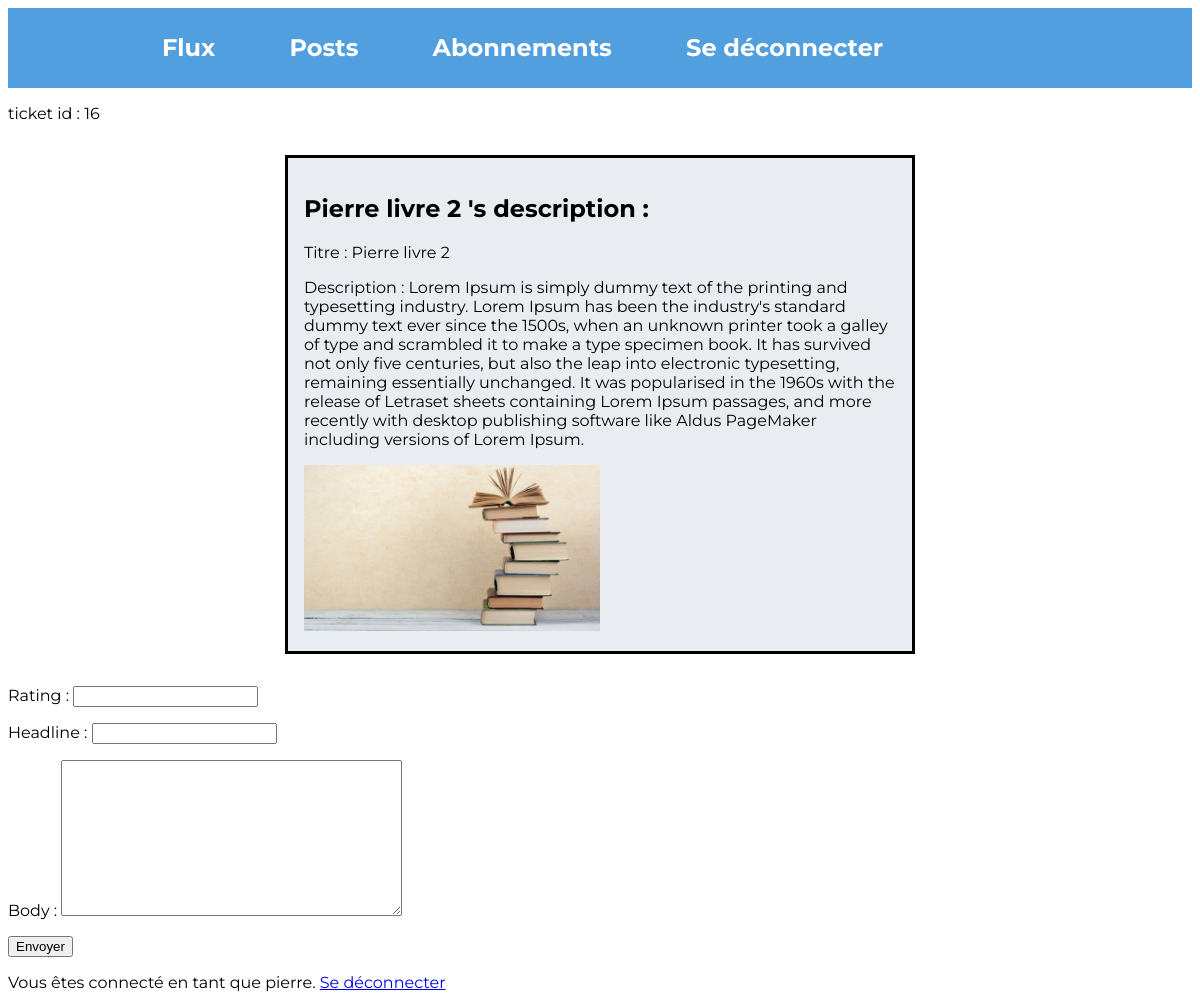
/tickets/16/add/review (signed in), run on the app's committed database.
### litreview_app/models.py (models this page shows, shortened)
class Ticket(models.Model):
    name = models.CharField(max_length=100)
    description = models.TextField()
    image = models.ImageField(upload_to='ticket_img')
    user = models.ForeignKey(
        to=settings.AUTH_USER_MODEL, on_delete=models.CASCADE)
    time_created = models.DateTimeField(auto_now_add=True)
    @property
    def has_review(self):
        return self.review_set.exists()

### authentication_app/models.py (models this page shows)
class User(AbstractUser):
    pass

### litreview_app/views.py (the view)
# urls.py: path('tickets/<int:id>/add/review', litreview_app.views.ticket_add_review, name='ticket_add_review'),
@login_required
def ticket_add_review(request, id):
    ticket = Ticket.objects.get(id=id)
    if ticket.has_review:
        raise PermissionDenied()
    if request.method == 'POST':
        form = ReviewForTicketFrom(request.POST, request.FILES, user=request.user, ticket=ticket)
        if form.is_valid():
            review = form.save()
            return redirect('user_post')
    else:
        form = ReviewForTicketFrom(user=request.user, ticket=ticket)
    return render(request,
                  'litreview_app/ticket_review_create.html',
                  {'form': form, 'ticket': ticket})

### authentication_app/forms.py (shortened to what this page needs)
class ReviewForTicketFrom(forms.ModelForm):
    class Meta:
        model = Review
        fields = ['rating', 'headline', 'body']
    def __init__(self, *args, **kwargs):
        self.user = kwargs.pop('user')
        self.ticket = kwargs.pop('ticket')
        super().__init__(*args, **kwargs)

### litreview_app/templates/litreview_app/ticket_review_create.html (shortened to what this page needs)
{% extends 'authentication_app/base.html' %}
{% block content %}
<p>ticket id : {{ ticket.id }}</p>
<div class="item_ticket">
  <h2>{{ ticket.name }} 's description :</h2>
  <p>Titre : {{ ticket.name}}</p>
  <p>Description : {{ ticket.description }}</p>
  <img src="{{ ticket.image.url }}">
</div>
<form action="" method="post" novalidate enctype="multipart/form-data">
  {{ form.as_p }}
  <input type="submit" value="Envoyer">
</form>
{% endblock %}

### authentication_app/templates/authentication_app/base.html (shortened to what this page needs)
{% load static %}
<!DOCTYPE html>
<html>
    <head>
        <link rel="stylesheet" href="{% static 'authentication_app/style.css' %}"/>
    </head>
    <header>
      <div class="menu">
        <nav>
          <ul>
            <li><a href="http://127.0.0.1:8000/flux">Flux</a></li>
            <li><a href="http://127.0.0.1:8000/user">Posts</a></li>
            <li><a href="http://127.0.0.1:8000/user/social">Abonnements</a></li>
            <li><a href="{% url 'logout' %}">Se déconnecter</a></li>
          </ul>
        </nav>
      </div>
    </header>
    <body>
        {% block content %}{% endblock content %}
        {%  if user.is_authenticated %}
            <p>Vous êtes connecté en tant que {{ request.user }}. <a href="{% url 'logout' %}">Se déconnecter</a></p>
        {% endif %}
    </body>
</html>

### authentication_app/static/authentication_app/style.css (style rules this page uses)
head, body { font-family: 'Montserrat'; }
header { position: relative; width: 100%; height: 80px; background: rgb(81, 159, 223); z-index: 10; }
header::after { content: ''; display: table; clear: both; }
nav { margin: auto; padding-right: 19%; }
nav ul { margin: 0; padding: 0; list-style: none; text-align: center; }
nav li { display: inline-block; margin-left: 70px; padding-top: 25px; position: relative; padding-bottom: 25px; }
nav a { font-weight: bold; font-size: 1.5em; color: white; text-decoration: none; transition: 0.2s; }
nav a::before { content: ''; display: block; height: 5px; width: 100%; background-color: black; position: absolute; top: 0; width: 0%; transition: 0.2s; }
img { width: 50%; }
.item_ticket { position: static; width: 50%; border: solid; background-color: rgb(233, 236, 241); padding: 1em; margin: 2em auto; }

### data on the page
Ticket: id "16", name "Pierre livre 2", description "Lorem Ipsum is simply dummy text of the printing and typesetting industry. Lorem Ipsum has been the industry's standard dummy text ever since the 1500s, when an unknown printer took a galley of type and scrambled it to make a type specimen book. It has survived not only five centuries, but also the leap into electronic typesetting, remaining essentially unchanged. It was popularised in the 1960s with the release of Letraset sheets containing Lorem Ipsum passages, and more recently with desktop publishing software like Aldus PageMaker including versions of Lorem Ipsum.", image (picture)
User: user "pierre"
